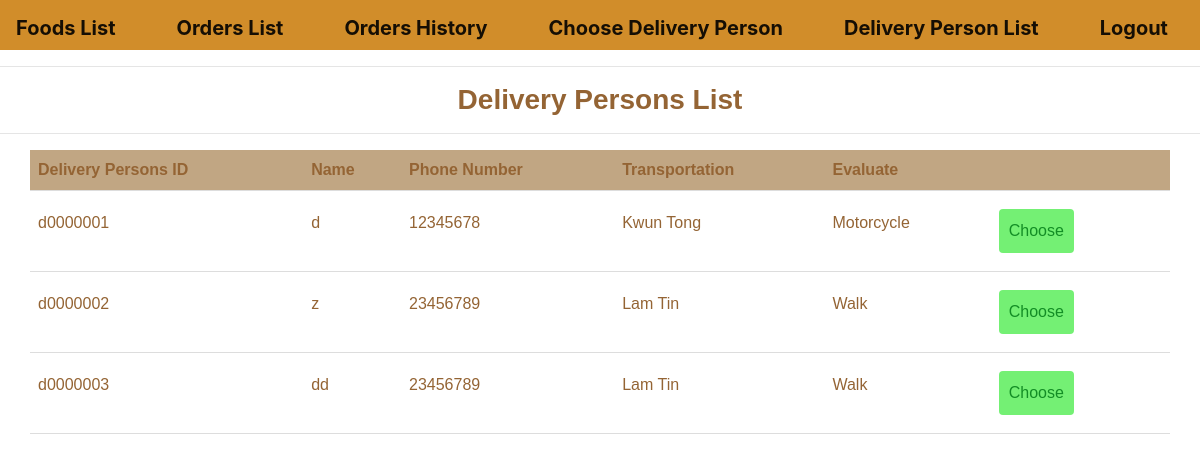
Screenshot of /ITP4506-CA-B05/Restaurant_Fourth_Page.php with the database file from the repository.
### tables this page shows
CREATE TABLE `delivery_personnel` (
  `d_ID` varchar(8) NOT NULL,
  `d_Name` varchar(50) NOT NULL,
  `d_Password` varchar(10) NOT NULL,
  `d_Phone_Number` varchar(15) NOT NULL,
  `d_District` varchar(50) NOT NULL,
  `d_Transportation` varchar(50) NOT NULL,
  `active` tinyint(1) NOT NULL DEFAULT '1',
  PRIMARY KEY (`d_ID`,`d_Name`)
);

### ITP4506-CA-B05/Controller.php (called while the page is built, shortened)
<?php
    require 'Database.php';
    require 'model/delivery_personel.php';
    function restaurant_choose_delivery_persons_list($user_ID)
    {
        global $conn;
        $restaurant_choose_delivery_persons_list_array = array();
        $sql = "SELECT d.d_ID, d.d_Name, d.d_Password, d.d_Phone_Number, d.d_District, d.d_Transportation
                FROM `itp4506-ca`.delivery_personnel d
                WHERE d.d_ID NOT IN (
                    SELECT rd.d_ID
                    FROM `itp4506-ca`.restaurant_delivery_list rd
                    WHERE rd.r_ID = '" . $user_ID . "')";
        $rs = mysqli_query($conn, $sql) or die(mysqli_error($conn));
        while ($rc = mysqli_fetch_array($rs)) {
            $restaurant_choose_delivery_persons_lists = new delivery_personel($rc['d_ID'], $rc['d_Name'], $rc['d_Password'], $rc['d_Phone_Number'], $rc['d_District'], $rc['d_Transportation']);
            array_push($restaurant_choose_delivery_persons_list_array, $restaurant_choose_delivery_persons_lists);
        }
        return $restaurant_choose_delivery_persons_list_array;
    }
?>

### ITP4506-CA-B05/model/delivery_personel.php (called while the page is built, shortened)
<?php
class delivery_personel
{
    public function __construct($d_ID, $d_Name, $d_Password, $d_Phone_Number, $d_District, $d_Transportation)
    {
        $this->d_ID = $d_ID;
        $this->d_Name = $d_Name;
        $this->d_Phone_Number = $d_Phone_Number;
        $this->d_District = $d_District;
        $this->d_Transportation = $d_Transportation;
    }
}
?>

### ITP4506-CA-B05/Restaurant_Fourth_Page.php (the view, shortened to what this page needs)
<!DOCTYPE html>
<html lang="en">
<?php
    require 'Controller.php';
    $user = $_SESSION['user'];
?>
<head>
    <link rel="stylesheet" href="https://cdn.jsdelivr.net/npm/bootstrap@4.0.0/dist/css/bootstrap.min.css">
    <link rel="stylesheet" href="./style/Restaurant_Third_Page.css">
    <link rel="stylesheet" href="./style/nav.css">
</head>
<body>
    <div class="fieldset">
        <nav class="navbar navbar-light bg-light">
            <a class="navbar-brand" href="./Restaurant_Main_Page.php"><b>Foods List</b></a>
            <a class="navbar-brand" href="./Restaurant_Second_Page.php"><b>Orders List</b></a>
            <a class="navbar-brand" href="./Restaurant_Third_Page.php"><b>Orders History</b></a>
            <a class="navbar-brand" href="./Restaurant_Fourth_Page.php"><b>Choose Delivery Person</b></a>
            <a class="navbar-brand" href="./Restaurant_Fifth_Page.php"><b>Delivery Person List</b></a>
            <a class="navbar-brand" href="./Login.php"><b>Logout</b></a>
        </nav>
    </div>
    <center><hr><h3><b>Delivery Persons List</b></h3><hr></center>
    <div class="fieldset-container">
        <center>
            <table method="POST">
                <thead>
                    <tr>
                        <th>Delivery Persons ID</th>
                        <th>Name</th>
                        <th>Phone Number</th>
                        <th>Transportation</th>
                        <th>Evaluate</th>
                        <th></th>
                    </tr>
                </thead>
                <tbody>
                    <?php
                        $restaurant_choose_delivery_persons_list_array = restaurant_choose_delivery_persons_list($user->user_ID);
                        foreach ($restaurant_choose_delivery_persons_list_array as $restaurant_choose_delivery_persons_lists) {
                    ?>
                    <tr>
                        <td><p><?php echo $restaurant_choose_delivery_persons_lists->d_ID?></p></td>
                        <td><p><?php echo $restaurant_choose_delivery_persons_lists->d_Name?></p></td>
                        <td><p><?php echo $restaurant_choose_delivery_persons_lists->d_Phone_Number?></p></td>
                        <td><p><?php echo $restaurant_choose_delivery_persons_lists->d_District?></p></td>
                        <td><p><?php echo $restaurant_choose_delivery_persons_lists->d_Transportation?></p></td>
                        <form>
                            <td><button type="submit" class="choose" onclick="return confirm('Are you sure to Choose?')">Choose</button></td>
                        </form>
                    </tr>
                    <?php
                        }
                    ?>
                </tbody>
            </table>
        </center>
    </div>
</body>
</html>

### ITP4506-CA-B05/style/Restaurant_Third_Page.css (style rules this page uses)
h3 { font-family: 'Gill Sans', 'Gill Sans MT', Calibri, 'Trebuchet MS', sans-serif; color: #946434; font: optional bold; text-align: center; }
table { margin-right: 10px; margin-left: 10px; width: 95%; border-collapse: collapse; }
th, td { font-family: 'Franklin Gothic Medium', 'Arial Narrow', Arial, sans-serif; color: #946434; padding: 8px; text-align: left; border-bottom: 1px solid #ddd; }
th { background-color: #c1a683; }
.choose { width: auto; background-color: #74f074; color: #138d25; padding: 10px 5px; margin: 10px 13px; border: none; border-radius: 4px; width: 75px; }

### ITP4506-CA-B05/style/nav.css (style rules this page uses)
.navbar { background-color: #d18d2a !important; height: 50px; }

### rows the page displays
delivery_personnel: d_ID "d0000001", d_Name "d", d_Phone_Number "12345678", d_District "Kwun Tong", d_Transportation "Motorcycle"
delivery_personnel: d_ID "d0000002", d_Name "z", d_Phone_Number "23456789", d_District "Lam Tin", d_Transportation "Walk"
delivery_personnel: d_ID "d0000003", d_Name "dd", d_Phone_Number "23456789", d_District "Lam Tin", d_Transportation "Walk"
